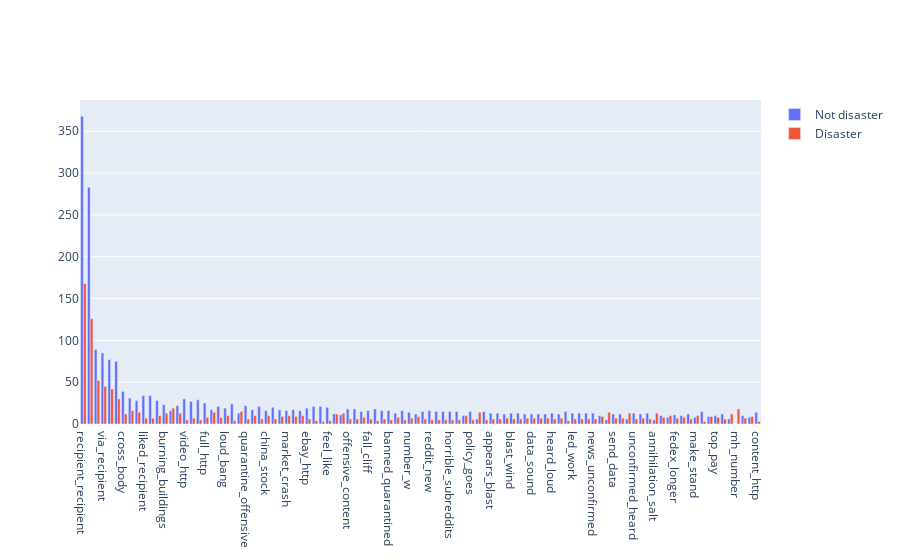

This figure's notebook cell:
### Code cell
fig = go.Figure()
bar0 = go.Bar(name="Not disaster", 
              x=top_bigrams["bigram"], 
              y=top_bigrams["count_0"]
)
bar1 = go.Bar(name="Disaster",
              x=top_bigrams["bigram"],
              y=top_bigrams["count_1"]
)

fig.add_trace(bar0)
fig.add_trace(bar1)

fig.update_layout(barmode='group')

iplot(fig)

### Figure 1 — Plotly figure (JSON) as saved in the notebook; plotly's stock layout.template omitted (floating-point values rounded to 4 significant figures)
{"data": [{"name": "Not disaster", "type": "bar", "x": ["recipient_recipient", "http_http", "number_http", "via_recipient", "http_via", "recipient_http", "cross_body", "http_recipient", "full_read", "liked_recipient", "recipient_video", "video_recipient", "burning_buildings", "number_pm", "rt_recipient", "video_http", "body_bag", "html_html", "full_http", "first_responders", "looks_like", "loud_bang", "body_bagging", "html_number", "quarantine_offensive", "read_http", "reddit_quarantine", "china_stock", "content_policy", "http_prebreak", "market_crash", "prebreak_best", "stock_market", "ebay_http", "x_number", "body_bags", "feel_like", "mass_murderer", "number_th", "offensive_content", "recipient_number", "war_zone", "fall_cliff", "number_x", "quarantined_http", "banned_quarantined", "emergency_services", "new_content", "number_w", "number_years", "read_ebay", "reddit_new", "effect_many", "goes_effect", "horrible_subreddits", "many_horrible", "number_year", "policy_goes", "salt_river", "subreddits_banned", "appears_blast", "bang_nearby", "black_hat", "blast_wind", "breaking_news", "computers_send", "data_sound", "funtenna_hijacking", "hat_number", "heard_loud", "hijacking_computers", "hollywood_movie", "led_work", "nearby_appears", "neighbour_ass", "news_unconfirmed", "pay_pile", "river_wild", "send_data", "sound_waves", "stop_annihilation", "unconfirmed_heard", "waves_black", "wind_neighbour", "annihilation_salt", "crash_gems", "dust_storm", "fedex_longer", "gems_rubble", "hot_funtenna", "make_stand", "movie_trapped", "rise_top", "top_pay", "work_light", "year_old", "mh_number", "august_number", "businesses_deluged", "content_http"], "y": [368, 283, 89, 85, 77, 75, 39, 31, 28, 34, 34, 28, 23, 16, 22, 30, 27, 29, 25, 17, 21, 19, 24, 13, 22, 17, 21, 16, 20, 17, 16, 17, 16, 19, 21, 21, 20, 12, 11, 18, 18, 15, 16, 18, 16, 16, 13, 16, 14, 12, 15, 16, 15, 15, 15, 15, 10, 15, 6, 15, 13, 13, 12, 13, 13, 12, 12, 12, 12, 13, 12, 15, 13, 13, 13, 13, 10, 5, 12, 12, 6, 13, 12, 13, 5, 10, 8, 11, 10, 12, 8, 15, 9, 10, 12, 6, 0, 10, 8, 14]}, {"name": "Disaster", "type": "bar", "x": ["recipient_recipient", "http_http", "number_http", "via_recipient", "http_via", "recipient_http", "cross_body", "http_recipient", "full_read", "liked_recipient", "recipient_video", "video_recipient", "burning_buildings", "number_pm", "rt_recipient", "video_http", "body_bag", "html_html", "full_http", "first_responders", "looks_like", "loud_bang", "body_bagging", "html_number", "quarantine_offensive", "read_http", "reddit_quarantine", "china_stock", "content_policy", "http_prebreak", "market_crash", "prebreak_best", "stock_market", "ebay_http", "x_number", "body_bags", "feel_like", "mass_murderer", "number_th", "offensive_content", "recipient_number", "war_zone", "fall_cliff", "number_x", "quarantined_http", "banned_quarantined", "emergency_services", "new_content", "number_w", "number_years", "read_ebay", "reddit_new", "effect_many", "goes_effect", "horrible_subreddits", "many_horrible", "number_year", "policy_goes", "salt_river", "subreddits_banned", "appears_blast", "bang_nearby", "black_hat", "blast_wind", "breaking_news", "computers_send", "data_sound", "funtenna_hijacking", "hat_number", "heard_loud", "hijacking_computers", "hollywood_movie", "led_work", "nearby_appears", "neighbour_ass", "news_unconfirmed", "pay_pile", "river_wild", "send_data", "sound_waves", "stop_annihilation", "unconfirmed_heard", "waves_black", "wind_neighbour", "annihilation_salt", "crash_gems", "dust_storm", "fedex_longer", "gems_rubble", "hot_funtenna", "make_stand", "movie_trapped", "rise_top", "top_pay", "work_light", "year_old", "mh_number", "august_number", "businesses_deluged", "content_http"], "y": [168, 126, 52, 45, 42, 30, 12, 16, 14, 7, 7, 10, 13, 19, 13, 5, 7, 5, 8, 14, 8, 10, 4, 15, 6, 10, 6, 10, 6, 9, 10, 9, 10, 6, 4, 3, 4, 12, 13, 6, 6, 8, 6, 4, 6, 5, 8, 5, 7, 9, 6, 5, 5, 5, 5, 5, 10, 5, 14, 5, 6, 6, 7, 6, 6, 7, 7, 7, 7, 6, 7, 4, 6, 6, 6, 6, 9, 14, 7, 7, 13, 6, 7, 6, 13, 8, 10, 7, 8, 6, 10, 3, 9, 8, 6, 12, 18, 7, 9, 3]}], "layout": {"autosize": true, "barmode": "group", "xaxis": {"autorange": true, "range": [-0.5, 99.5], "type": "category"}, "yaxis": {"autorange": true, "range": [0, 387.4], "type": "linear"}}}
